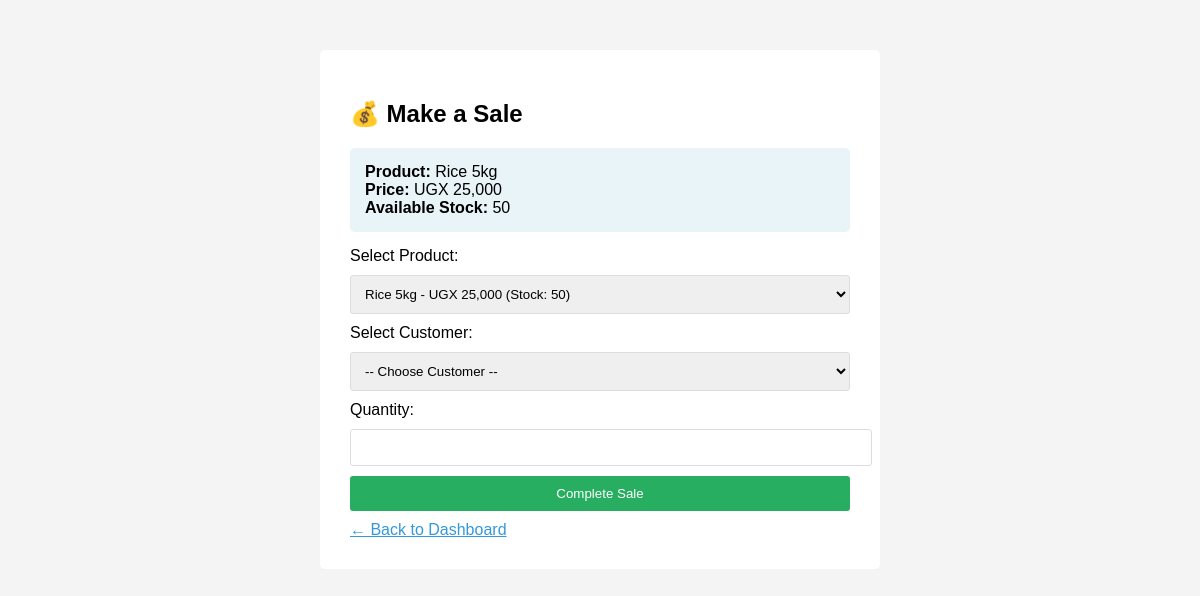
/sell_product.php?id=1, run on the app's committed database.
### tables this page shows
CREATE TABLE products (
    id INT AUTO_INCREMENT PRIMARY KEY,
    name VARCHAR(255) NOT NULL,
    category VARCHAR(100),
    price DECIMAL(10, 2) NOT NULL,
    stock_quantity INT NOT NULL,
    expiry_date DATE,
    created_at TIMESTAMP DEFAULT CURRENT_TIMESTAMP
);

### sell_product.php (the view, shortened to what this page needs)
<?php
include 'db_config.php';
$product = null;
if(isset($_GET['id'])) {
    $product_id = $_GET['id'];
    $result = $conn->query("SELECT * FROM products WHERE id = $product_id");
    $product = $result->fetch_assoc();
}
?>
<!DOCTYPE html>
<html>
<head>
</head>
<body>
    <div class="container">
        <h2>💰 Make a Sale</h2>
        <?php if($product): ?>
            <div class="product-info">
                <strong>Product:</strong> <?php echo $product['name']; ?><br>
                <strong>Price:</strong> UGX <?php echo number_format($product['price']); ?><br>
                <strong>Available Stock:</strong> <?php echo $product['stock_quantity']; ?>
            </div>
        <?php endif; ?>
        <form method="POST">
            <label>Select Product:</label>
            <select name="product_id" required>
                <?php
                $products = $conn->query("SELECT * FROM products WHERE stock_quantity > 0 ORDER BY name");
                while($p = $products->fetch_assoc()) {
                    $selected = ($product && $product['id'] == $p['id']) ? "selected" : "";
                    echo "<option value='{$p['id']}' $selected>{$p['name']} - UGX " . number_format($p['price']) . " (Stock: {$p['stock_quantity']})</option>";
                }
                ?>
            </select>
            <label>Select Customer:</label>
            <select name="customer_id" required>
                <option value="">-- Choose Customer --</option>
            </select>
            <label>Quantity:</label>
            <input type="number" name="quantity" min="1" required>
            <button type="submit" name="sell">Complete Sale</button>
        </form>
        <a href="index.php">← Back to Dashboard</a>
    </div>
</body>
</html>

### sell_product.php (style rules this page uses)
body { font-family: Arial, sans-serif; background: #f4f4f4; }
.container { max-width: 500px; margin: 50px auto; background: white; padding: 30px; border-radius: 5px; }
select, input { width: 100%; padding: 10px; margin: 10px 0; border: 1px solid #ddd; border-radius: 3px; }
button { background: #27ae60; color: white; padding: 10px 20px; border: none; border-radius: 3px; cursor: pointer; width: 100%; }
.product-info { background: #e8f4f8; padding: 15px; border-radius: 5px; margin: 15px 0; }
a { display: inline-block; margin-top: 10px; color: #3498db; }

### data on the page
products: name "Rice 5kg", price "25,000", stock_quantity "50"

### other printed values
form field product_id "Rice 5kg - UGX 25,000 (Stock: 50)"
